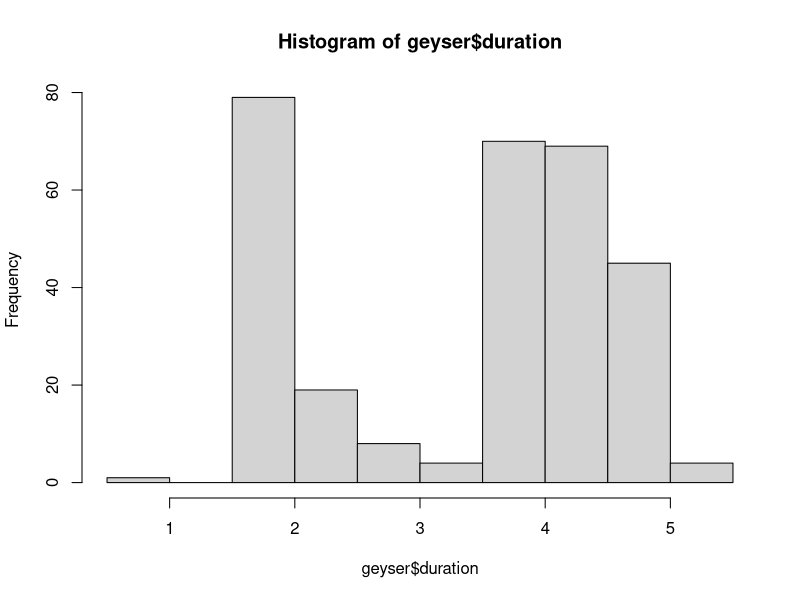
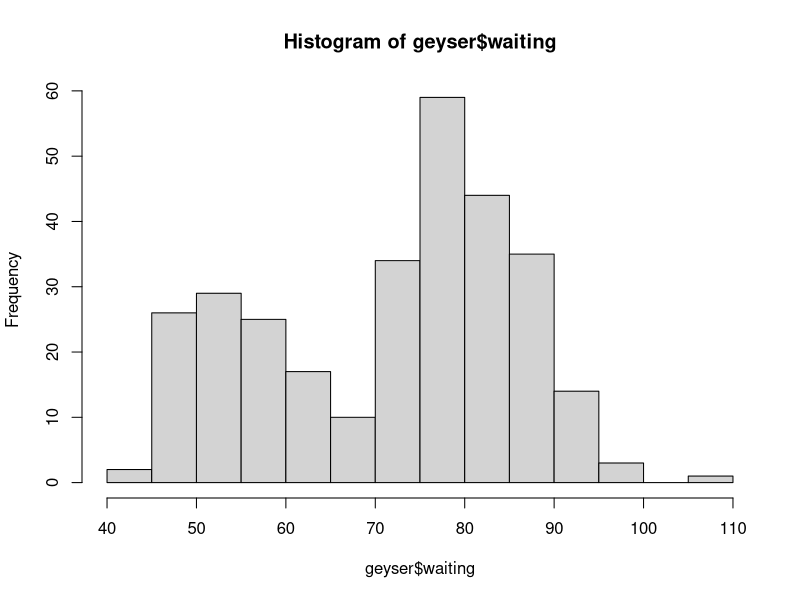

Recreate these plots in R, in order.
## ---- chunk 1
knitr::opts_chunk$set(echo = FALSE)
library(tidyverse)
library(broom)
library(car)
## ---- chunk 2
library(MASS)
#skewness(geyser$duration) 
hist(geyser$duration)
## ---- chunk 3
library(MASS)
#skewness(geyser$waiting) 
hist(geyser$waiting)
## ---- chunk 4
library(tidyverse)
library(MASS)
shapiro.test(geyser$waiting)
## ---- chunk 5
library(tidyverse)
library(MASS)
#kurtosis(geyser$waiting)
## ---- chunk 6
library(tidyverse)
library(car)
data <- ToothGrowth
data %>% 
  filter(dose > 0.9) %>% 
  leveneTest(len ~ as.factor(dose), data = .)
# note has to be as.factor - will not evaluate if groupvar is numeric
## ---- chunk 7

## ---- chunk 8
df <- msleep
df %>% 
  filter(vore != 'carni') %>% 
  filter(vore != 'insecti') %>% 
  t.test(sleep_rem ~ vore, data=., var.equal=TRUE)
## ---- chunk 9
df <- msleep
df %>% 
  filter(vore %in% c('omni','herbi')) %>% 
  t.test(sleep_rem ~ vore, data=., var.equal=FALSE)
